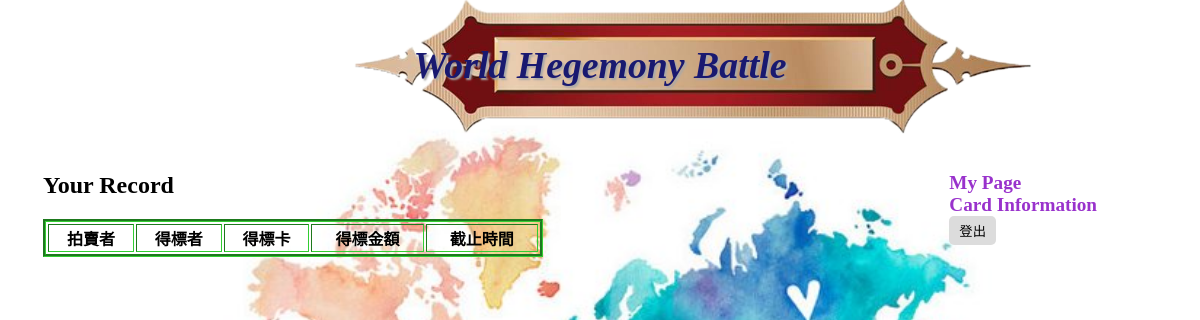
Page /record.php (signed in) on the earlier database version.
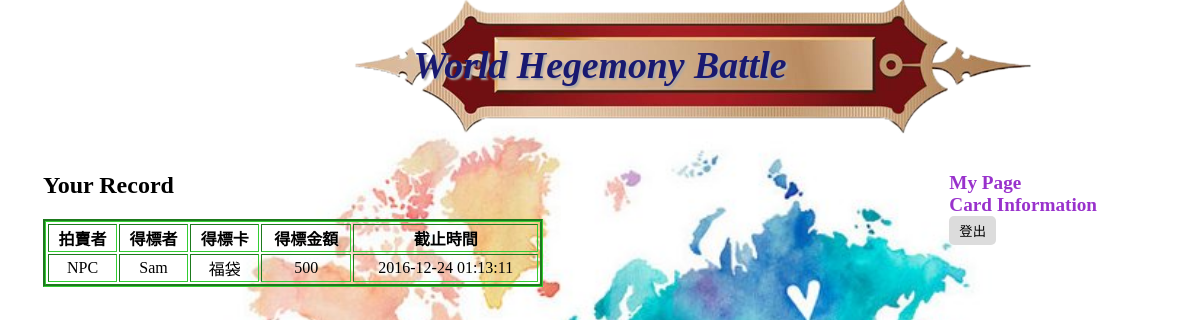
Same page on the later database version.
### tables this page shows
CREATE TABLE `record` (
  `rid` int(11) NOT NULL,
  `auc` varchar(20) NOT NULL,
  `bidder` varchar(20) NOT NULL,
  `cName` varchar(20) NOT NULL,
  `price` int(11) NOT NULL,
  `deadline` datetime NOT NULL
);

CREATE TABLE `card` (
  `cID` int(11) NOT NULL,
  `Hname` varchar(20) NOT NULL,
  `function` varchar(1000) NOT NULL,
  `cName` varchar(10) NOT NULL
);

### record.php (the view, shortened to what this page needs)
<html>
<head>
<h1 style="color:MidnightBlue;font-style:italic;font-size:1.0cm" align="center">World Hegemony Battle</h1>
<img src="./card/bbg.png" />
</head>
<body>
<div id="ci">
<div id="mp">
<big><a href="profile.php" style="font-family:Century Gothic;font-weight:bold;text-decoration:none;color:DarkOrchid">My Page<a/></big><br/>
<big><a href="cInfor.php" style="font-family:Century Gothic;font-weight:bold;text-decoration:none;color:DarkOrchid">Card Information<a/></big><br/>
<a href='controller.php?logout=true'><button id="logout">登出</button></a>
</div>
<h2 style="margin-top:100px">Your Record</h2>
<table style="border:3px LimeGreen groove;text-align:center" border='5' width='500'>
<tr style='font-weight:bold'>
    <td>拍賣者</td>
    <td>得標者</td>
    <td>得標卡</td>
    <td>得標金額</td>
    <td>截止時間</td>
</tr>
<?php
global $conn;
$name = $_SESSION['name'];
$sql = "SELECT auc,bidder,Hname,price,deadline,card.cName from record,card where (auc='$name' or bidder='$name') and card.cName = record.cName;";
if ($result = mysqli_query($conn,$sql)) {
    while($row = mysqli_fetch_assoc($result)) {
        echo "<tr><td>{$row['auc']}</td>";
        echo "<td>{$row['bidder']}</td>";
        echo "<td>{$row['Hname']}</td>";
        echo "<td>{$row['price']}</td>";
        echo "<td>{$row['deadline']}</td></tr>";
    }
}
?>
</table>
</div>

### record.php (style rules this page uses)
body { color:black; background: white url(./card/bg.jpg) center 60px fixed no-repeat; background-size: 800px; overflow-y: auto; overflow-x: hidden; }
img { width:720px; position:absolute; left:330px; margin-top:-226px; z-index:-1; }
h1 { position:relative; text-align:center; top:35px; text-shadow:2px 2px 2px DarkGray; }
h2 { font-family:cursive; font-weight:bold; }
#ci { position:relative; top:20px; left:35px; }
#mp { position:absolute; right:130px; }
#logout { padding:5px 10px; background:Gainsboro; border:0 none; cursor:pointer; border-radius: 5px; }

Differences in the rows shown:
added record: auc "NPC", bidder "Sam", card.Hname "福袋", price "500", deadline "2016-12-24 01:13:11"
